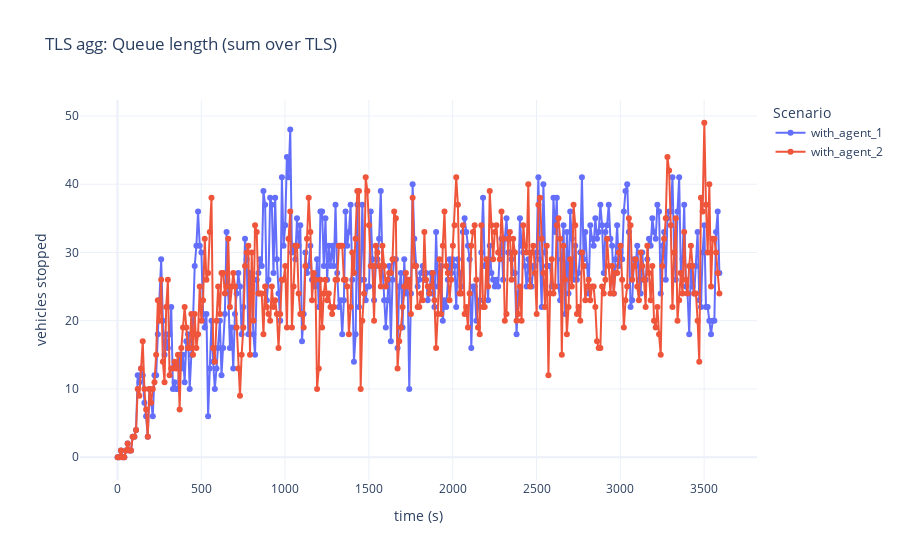
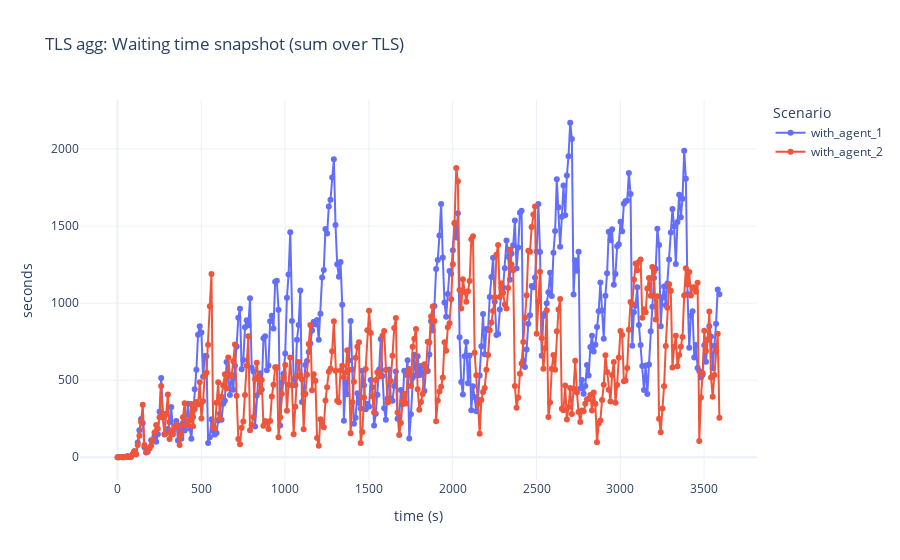
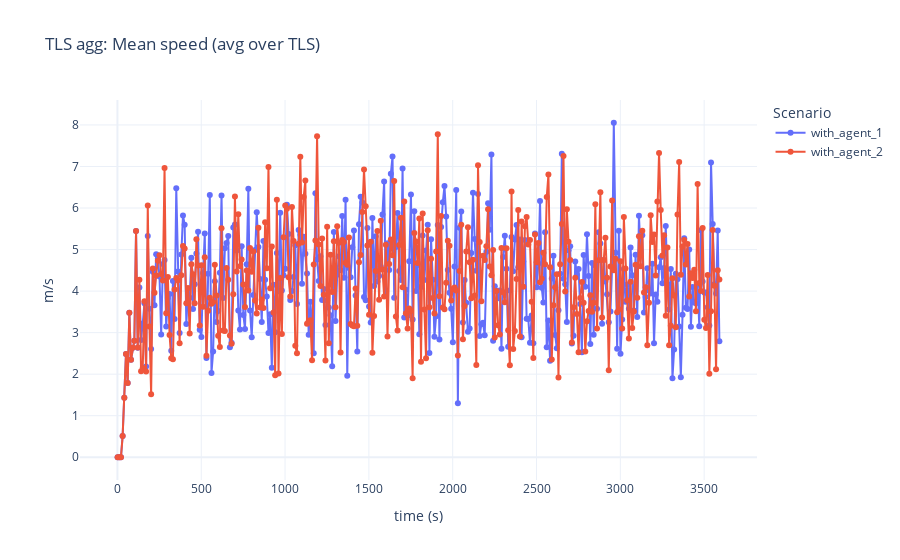

The notebook cell saved with these charts, in order:
### Markdown cell above
# TLS: агрегаты по всем светофорам (сумма очередей/ожидания, средняя скорость)

### Code cell
tls_agg = (tls_c
           .groupby(["scenario", "time_rounded"], as_index=False)
           .agg({
               "tls_queue_len": "sum",
               "tls_waiting_time_snapshot": "sum",
               "tls_mean_speed": "mean"
           }))

plot_tls_agg_metric(tls_agg, "tls_queue_len", "TLS agg: Queue length (sum over TLS)", "vehicles stopped")
plot_tls_agg_metric(tls_agg, "tls_waiting_time_snapshot", "TLS agg: Waiting time snapshot (sum over TLS)", "seconds")
plot_tls_agg_metric(tls_agg, "tls_mean_speed", "TLS agg: Mean speed (avg over TLS)", "m/s")

### Figure 1 — Plotly figure (JSON) as saved in the notebook; plotly's stock layout.template omitted (floating-point values rounded to 4 significant figures; data arrays with more than 128 entries replaced by an {"elided": "..."} marker saying what was removed)
{"data": [{"hovertemplate": "scenario=with_agent_1<br>time_rounded=%{x}<br>tls_queue_len=%{y}<extra></extra>", "legendgroup": "with_agent_1", "line": {"color": "#636efa", "dash": "solid"}, "marker": {"symbol": "circle"}, "mode": "lines+markers", "name": "with_agent_1", "orientation": "v", "showlegend": true, "type": "scatter", "x": {"elided": "360 int values"}, "xaxis": "x", "y": {"elided": "360 int values"}, "yaxis": "y"}, {"hovertemplate": "scenario=with_agent_2<br>time_rounded=%{x}<br>tls_queue_len=%{y}<extra></extra>", "legendgroup": "with_agent_2", "line": {"color": "#EF553B", "dash": "solid"}, "marker": {"symbol": "circle"}, "mode": "lines+markers", "name": "with_agent_2", "orientation": "v", "showlegend": true, "type": "scatter", "x": {"elided": "360 int values"}, "xaxis": "x", "y": {"elided": "360 int values"}, "yaxis": "y"}], "layout": {"legend": {"title": {"text": "Scenario"}, "tracegroupgap": 0}, "title": {"text": "TLS agg: Queue length (sum over TLS)"}, "xaxis": {"anchor": "y", "domain": [0, 1], "title": {"text": "time (s)"}}, "yaxis": {"anchor": "x", "domain": [0, 1], "title": {"text": "vehicles stopped"}}}}

### Figure 2 — Plotly figure (JSON) as saved in the notebook; plotly's stock layout.template omitted (floating-point values rounded to 4 significant figures; data arrays with more than 128 entries replaced by an {"elided": "..."} marker saying what was removed)
{"data": [{"hovertemplate": "scenario=with_agent_1<br>time_rounded=%{x}<br>tls_waiting_time_snapshot=%{y}<extra></extra>", "legendgroup": "with_agent_1", "line": {"color": "#636efa", "dash": "solid"}, "marker": {"symbol": "circle"}, "mode": "lines+markers", "name": "with_agent_1", "orientation": "v", "showlegend": true, "type": "scatter", "x": {"elided": "360 int values"}, "xaxis": "x", "y": {"elided": "360 float values"}, "yaxis": "y"}, {"hovertemplate": "scenario=with_agent_2<br>time_rounded=%{x}<br>tls_waiting_time_snapshot=%{y}<extra></extra>", "legendgroup": "with_agent_2", "line": {"color": "#EF553B", "dash": "solid"}, "marker": {"symbol": "circle"}, "mode": "lines+markers", "name": "with_agent_2", "orientation": "v", "showlegend": true, "type": "scatter", "x": {"elided": "360 int values"}, "xaxis": "x", "y": {"elided": "360 float values"}, "yaxis": "y"}], "layout": {"legend": {"title": {"text": "Scenario"}, "tracegroupgap": 0}, "title": {"text": "TLS agg: Waiting time snapshot (sum over TLS)"}, "xaxis": {"anchor": "y", "domain": [0, 1], "title": {"text": "time (s)"}}, "yaxis": {"anchor": "x", "domain": [0, 1], "title": {"text": "seconds"}}}}

### Figure 3 — Plotly figure (JSON) as saved in the notebook; plotly's stock layout.template omitted (floating-point values rounded to 4 significant figures; data arrays with more than 128 entries replaced by an {"elided": "..."} marker saying what was removed)
{"data": [{"hovertemplate": "scenario=with_agent_1<br>time_rounded=%{x}<br>tls_mean_speed=%{y}<extra></extra>", "legendgroup": "with_agent_1", "line": {"color": "#636efa", "dash": "solid"}, "marker": {"symbol": "circle"}, "mode": "lines+markers", "name": "with_agent_1", "orientation": "v", "showlegend": true, "type": "scatter", "x": {"elided": "360 int values"}, "xaxis": "x", "y": {"elided": "360 float values"}, "yaxis": "y"}, {"hovertemplate": "scenario=with_agent_2<br>time_rounded=%{x}<br>tls_mean_speed=%{y}<extra></extra>", "legendgroup": "with_agent_2", "line": {"color": "#EF553B", "dash": "solid"}, "marker": {"symbol": "circle"}, "mode": "lines+markers", "name": "with_agent_2", "orientation": "v", "showlegend": true, "type": "scatter", "x": {"elided": "360 int values"}, "xaxis": "x", "y": {"elided": "360 float values"}, "yaxis": "y"}], "layout": {"legend": {"title": {"text": "Scenario"}, "tracegroupgap": 0}, "title": {"text": "TLS agg: Mean speed (avg over TLS)"}, "xaxis": {"anchor": "y", "domain": [0, 1], "title": {"text": "time (s)"}}, "yaxis": {"anchor": "x", "domain": [0, 1], "title": {"text": "m/s"}}}}
